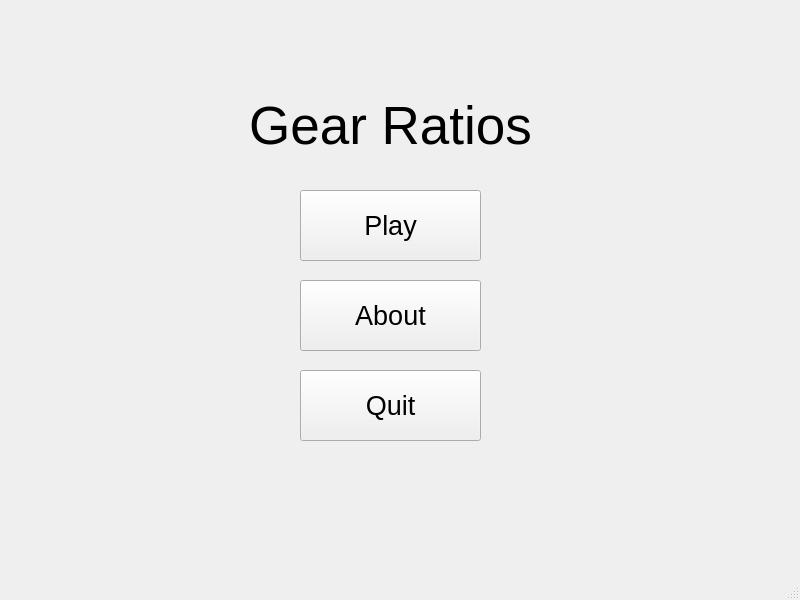
<?xml version="1.0" encoding="UTF-8"?>
<ui version="4.0">
 <class>MainWindow</class>
 <widget class="QMainWindow" name="MainWindow">
  <property name="geometry">
   <rect>
    <x>0</x>
    <y>0</y>
    <width>800</width>
    <height>600</height>
   </rect>
  </property>
  <property name="font">
   <font>
    <pointsize>8</pointsize>
   </font>
  </property>
  <property name="windowTitle">
   <string>Gear Ratio Educational App</string>
  </property>
  <widget class="QWidget" name="centralwidget">
   <widget class="QStackedWidget" name="menuWidget">
    <property name="geometry">
     <rect>
      <x>0</x>
      <y>0</y>
      <width>800</width>
      <height>600</height>
     </rect>
    </property>
    <property name="currentIndex">
     <number>0</number>
    </property>
    <widget class="QWidget" name="mainMenu">
     <widget class="QPushButton" name="playButton">
      <property name="geometry">
       <rect>
        <x>300</x>
        <y>190</y>
        <width>181</width>
        <height>71</height>
       </rect>
      </property>
      <property name="font">
       <font>
        <pointsize>20</pointsize>
       </font>
      </property>
      <property name="text">
       <string>Play</string>
      </property>
     </widget>
     <widget class="QPushButton" name="quitButton">
      <property name="geometry">
       <rect>
        <x>300</x>
        <y>370</y>
        <width>181</width>
        <height>71</height>
       </rect>
      </property>
      <property name="font">
       <font>
        <pointsize>20</pointsize>
       </font>
      </property>
      <property name="text">
       <string>Quit</string>
      </property>
      <property name="checkable">
       <bool>false</bool>
      </property>
     </widget>
     <widget class="QLabel" name="titleLabel">
      <property name="geometry">
       <rect>
        <x>220</x>
        <y>90</y>
        <width>341</width>
        <height>71</height>
       </rect>
      </property>
      <property name="font">
       <font>
        <pointsize>40</pointsize>
       </font>
      </property>
      <property name="text">
       <string>Gear Ratios</string>
      </property>
      <property name="alignment">
       <set>Qt::AlignCenter</set>
      </property>
     </widget>
     <widget class="QPushButton" name="aboutButton">
      <property name="geometry">
       <rect>
        <x>300</x>
        <y>280</y>
        <width>181</width>
        <height>71</height>
       </rect>
      </property>
      <property name="font">
       <font>
        <pointsize>20</pointsize>
       </font>
      </property>
      <property name="text">
       <string>About</string>
      </property>
     </widget>
    </widget>
   </widget>
  </widget>
  <widget class="QMenuBar" name="menubar">
   <property name="geometry">
    <rect>
     <x>0</x>
     <y>0</y>
     <width>800</width>
     <height>20</height>
    </rect>
   </property>
  </widget>
  <widget class="QStatusBar" name="statusbar"/>
 </widget>
 <resources/>
 <connections/>
</ui>
